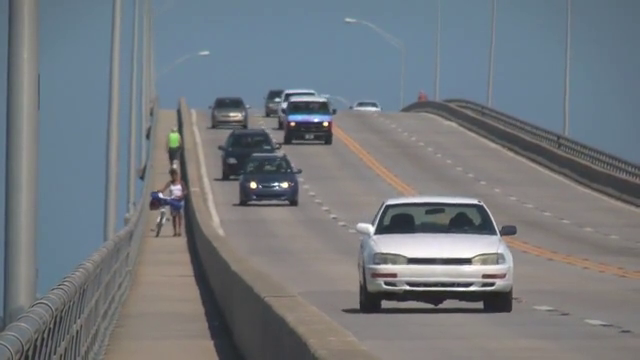
#> input picture frame 91 of notebooks/py_video/videos/slow_traffic_small.mp4, 640 x 360 px
$ jupyter execute --allow-errors py_meanshift.ipynb
#> lines starting #> are read from the running program, lines starting #| are printed output that depends on the picture; after the words box and inside, x2 and y2 are one past the last pixel; in counts of white or black regions, pixels touching at a corner belong together
Meanshift and Camshift
======================

Goal
----

In this chapter,

-   We will learn about the Meanshift and Camshift algorithms to track objects in videos.

Meanshift
---------

The intuition behind the meanshift is simple. Consider you have a set of points. (It can be a pixel
distribution like histogram backprojection). You are given a small window (may be a circle) and you
have to move that window to the area of maximum pixel density (or maximum number of points). It is
illustrated in the simple image given below:

The initial window is shown in blue circle with the name "C1". Its original center is marked in blue
rectangle, named "C1_o". But if you find the centroid of the points inside that window, you will
get the point "C1_r" (marked in small blue circle) which is the real centroid of the window. Surely
they don't match. So move your window such that the circle of the new window matches with the previous
centroid. Again find the new centroid. Most probably, it won't match. So move it again, and continue
the iterations such that the center of window and its centroid falls on the same location (or within a
small desired error). So finally what you obtain is a window with maximum pixel distribution. It is
marked with a green circle, named "C2". As you can see in the image, it has maximum number of points. The
whole process is demonstrated on a static image below:

So we normally pass the histogram backprojected image and initial target location. When the object
moves, obviously the movement is reflected in the histogram backprojected image. As a result, the meanshift
algorithm moves our window to the new location with maximum density.

### Meanshift in OpenCV

To use meanshift in OpenCV, first we need to setup the target, find its histogram so that we can
backproject the target on each frame for calculation of meanshift. We also need to provide an initial
location of window. For histogram, only Hue is considered here. Also, to avoid false values due to
low light, low light values are discarded using **cv.inRange()** function.

[cell 1]
import asyncio

import cv2 as cv
import numpy as np

video = "../videos/slow_traffic_small.mp4"
cap = cv.VideoCapture(video)

# take first frame of the video
ret, frame = cap.read()
#> frame is the input picture: shape (360, 640, 3); mean B, G, R 126.6, 121.2, 115.7

# setup initial location of window
x, y, w, h = 300, 200, 100, 50  # simply hardcoded the values
track_window = (x, y, w, h)

# set up the ROI for tracking
roi = frame[y : y + h, x : x + w]
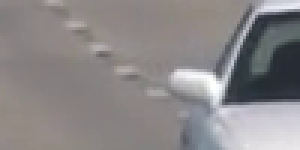
#> roi: shape (50, 100, 3) (shown 3 times larger); mean B, G, R 135.9, 135.1, 138.4
hsv_roi = cv.cvtColor(roi, cv.COLOR_BGR2HSV)
#> hsv_roi: shape (50, 100, 3); mean H, S, V 49.6, 19.4, 141.7
mask = cv.inRange(hsv_roi, np.array((0.0, 60.0, 32.0)), np.array((180.0, 255.0, 255.0)))
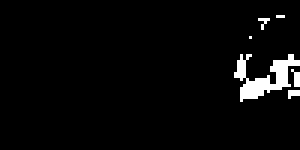
#> mask: shape (50, 100) (shown 3 times larger); 3.5% white; 6 white regions (5 under 20 px), largest, box (x1, y1, x2, y2) and area: (78, 18, 100, 34) 145
roi_hist = cv.calcHist([hsv_roi], [0], mask, [180], [0, 180])
#> roi_hist = 180 values, max 61 at index 108, min 0 at index 0, mean 0.978
cv.normalize(roi_hist, roi_hist, 0, 255, cv.NORM_MINMAX)

# Setup the termination criteria, either 10 iteration or move by at least 1 pt
term_crit = (cv.TERM_CRITERIA_EPS | cv.TERM_CRITERIA_COUNT, 10, 1)

# Rewind capture so frames are read on-demand during playback
total_frames = int(cap.get(cv.CAP_PROP_FRAME_COUNT))
cap.set(cv.CAP_PROP_POS_FRAMES, 0)

# Lazy processing: frames are tracked on-demand during playback
tracked = []  # cache of processed frames
track_windows = []  # track_window state after each processed frame


# [15 lines left out: function _ensure_processed, not called in this run]


# --- interactive playback ---
import ipywidgets as widgets
from ipycanvas import Canvas

H, W = frame.shape[:2]
#> H = 360; W = 640
#> (the rest of this cell did not finish here and is left out)

$ run again, starting later in the video
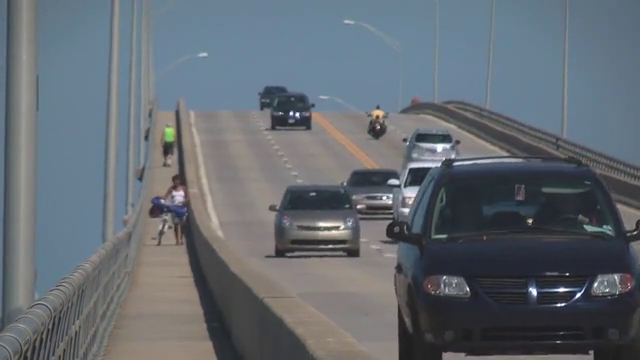
#> input picture frame 411 of notebooks/py_video/videos/slow_traffic_small.mp4, 640 x 360 px
#> frame is the input picture: shape (360, 640, 3); mean B, G, R 113.8, 106.6, 99.3
#> `roi = frame[y : y + h, x : x + w]`:
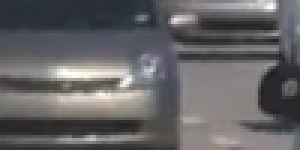
#> roi: shape (50, 100, 3) (shown 3 times larger); mean B, G, R 101.4, 99.3, 100.7
#> hsv_roi: shape (50, 100, 3); mean H, S, V 82.5, 22.5, 104.8
#> `mask = cv.inRange(hsv_roi, np.array((0.0, 60.0, 32.0)), np.array((180...`:
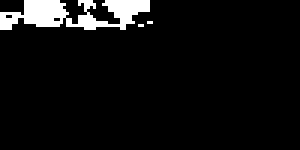
#> mask: shape (50, 100) (shown 3 times larger); 6% white; 3 white regions (2 under 20 px), largest, box (x1, y1, x2, y2) and area: (0, 0, 50, 10) 295
#> roi_hist = 180 values, max 108 at index 106, min 0 at index 0, mean 1.66

$ run again, starting later in the video
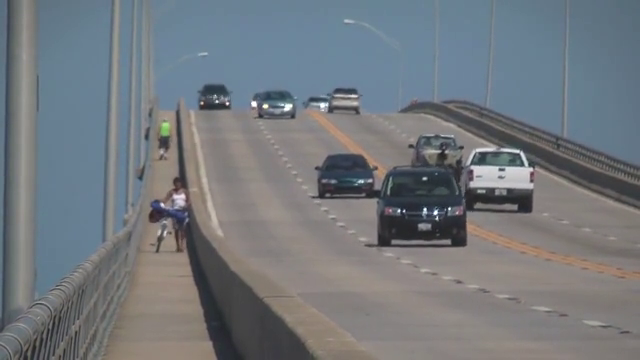
#> input picture frame 731 of notebooks/py_video/videos/slow_traffic_small.mp4, 640 x 360 px
#> frame is the input picture: shape (360, 640, 3); mean B, G, R 125.5, 120.3, 115.1
#> `roi = frame[y : y + h, x : x + w]`:
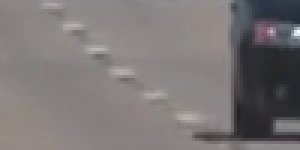
#> roi: shape (50, 100, 3) (shown 3 times larger); mean B, G, R 118.2, 118.1, 122.9
#> hsv_roi: shape (50, 100, 3); mean H, S, V 44.6, 17.7, 124.2
#> `mask = cv.inRange(hsv_roi, np.array((0.0, 60.0, 32.0)), np.array((180...`:
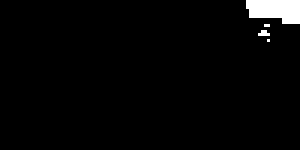
#> mask: shape (50, 100) (shown 3 times larger); 2.5% white; 4 white regions (3 under 20 px), largest, box (x1, y1, x2, y2) and area: (82, 0, 100, 8) 117
#> roi_hist = 180 values, max 44 at index 107, min 0 at index 0, mean 0.7
